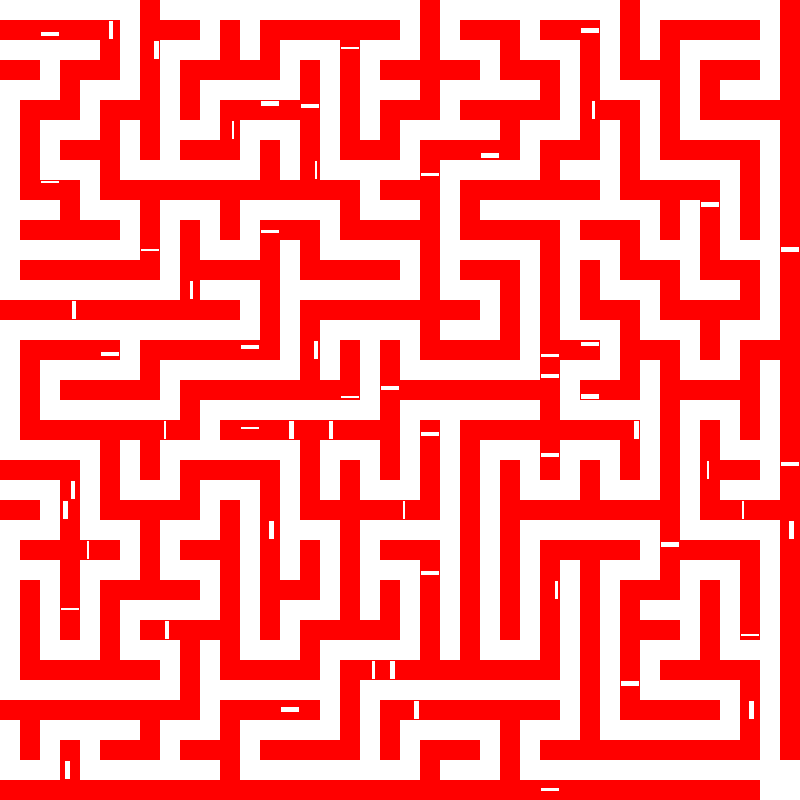
#> input picture cleaned_maze.png, 800 x 800 px, found by its file name
$ python draw_solution.py
#> lines starting #> are read from the running program, lines starting #| are printed output that depends on the picture; after the words box and inside, x2 and y2 are one past the last pixel; in counts of white or black regions, pixels touching at a corner belong together
import cv2

image = cv2.imread("cleaned_maze.png")
#> image is the input picture: shape (800, 800, 3); mean B, G, R 129.4, 129.4, 255

maze = []

for row in range(40):

    maze_row = []

    for col in range(40):

        center_row = row * 20 + 10
        center_col = col * 20 + 10

        pixel = image[center_row, center_col]

        if (pixel == [0, 0, 255]).all():
            maze_row.append(1)   # wall
        else:
            maze_row.append(0)   # path

    maze.append(maze_row)
#> after the loop, maze = 40 items

# for row in maze:
#    print(row)

from collections import deque

start = (0, 0)
goal = (39, 39)

queue = deque([start])

visited = set()
visited.add(start)

parent = {}

found = False

while queue:

    current = queue.popleft()

    if current == goal:
        found = True
        break

    row, col = current

    neighbors = [
        (row - 1, col),  # up
        (row + 1, col),  # down
        (row, col - 1),  # left
        (row, col + 1)   # right
    ]

    for nr, nc in neighbors:

        if not (0 <= nr < 40 and 0 <= nc < 40):
            continue

        if maze[nr][nc] == 1:
            continue

        if (nr, nc) in visited:
            continue

        visited.add((nr, nc))

        parent[(nr, nc)] = current

        queue.append((nr, nc))

#print("Goal found:", found)
#print("Visited cells:", len(visited))

if found:
    path = []
    current = goal

    while current != start:
        path.append(current)
        current = parent[current]

    path.append(start)
    path.reverse()

  #  print("Path length:", len(path))
  #   print("Path:", path)

import cv2

image = cv2.imread("cleaned_maze.png")

for row, col in path:

    top = row * 20
    bottom = top + 20

    left = col * 20
    right = left + 20

    image[top:bottom, left:right] = [0, 255, 0]
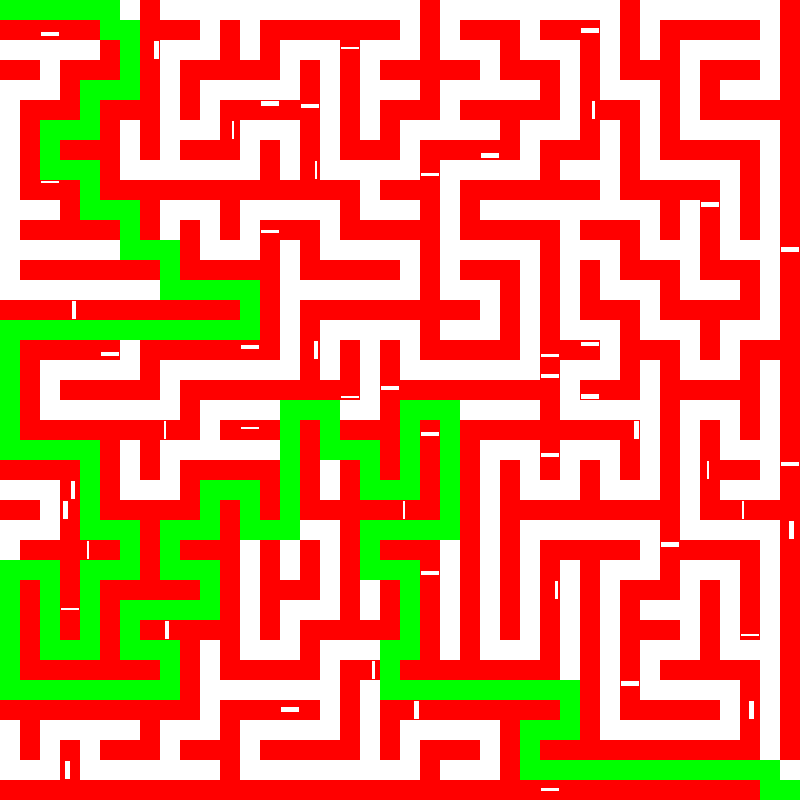
#> image: shape (800, 800, 3); 12.06% of pixels changed, all inside (x1, y1, x2, y2) = (0, 0, 800, 800)

cv2.imwrite("solved_maze.png", image)

print("Solved maze saved.")
